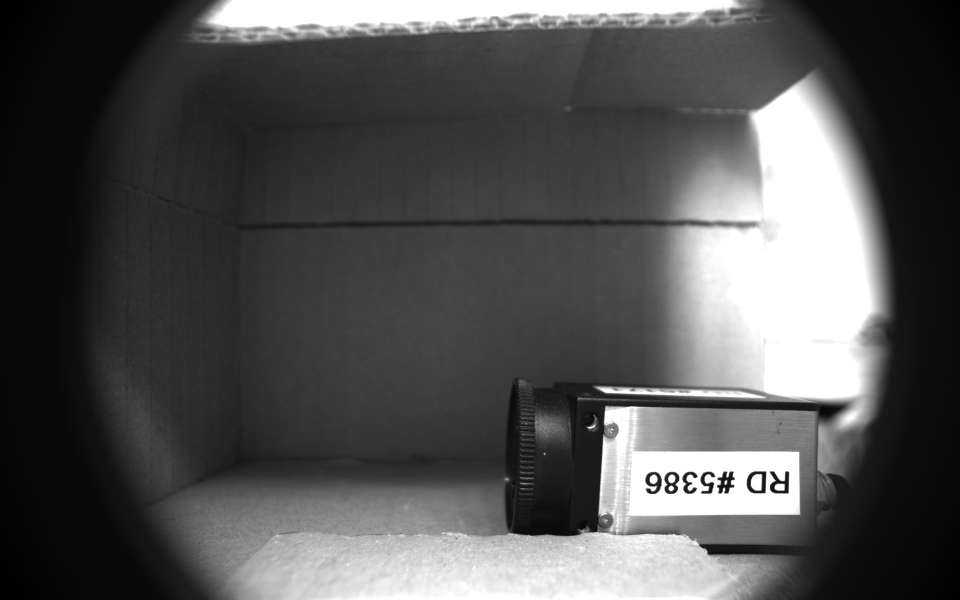
#> input picture images/Dataset_Stripe/1,5ms_k2_26.jpg, 1920 x 1200 px (shown at 1/2 size)
$ python load_frame.py
#> lines starting #> are read from the running program, lines starting #| are printed output that depends on the picture
import logging
import sys
import cv2 as cv

logger = logging.getLogger(__name__)

# function to load and reshape a frame
def load_frame(img_raw):
    try:
        # loading grayscaled image
        img_gs = img_raw[...,0]
        # select ROI and only keep this part
        img_cut = img_gs[300:1075, 150:1790]
        logger.info("frame loading done")
    except Exception as e:
        logger.error(e)
        sys.exit(1)
    return img_cut

if __name__=='__main__':
    img = cv.imread("images/Dataset_Stripe/1,5ms_k2_26.jpg")
#> img is the input picture: shape (1200, 1920, 3); min 0, max 255, mean 82.8
    img = load_frame(img)
#> in load_frame, `img_cut = img_gs[300:1075, 150:1790]`:
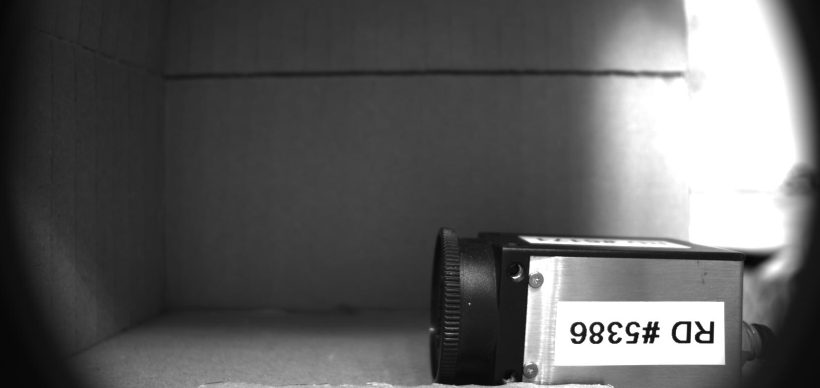
#> img_cut: shape (775, 1640) (shown at 1/2 size); min 0, max 255, mean 93.4
    cv.imwrite("beispiel8.jpg", img)

$ run again, with images/Dataset_Stripe/1,5ms_k2_1.jpg copied over images/Dataset_Stripe/1,5ms_k2_26.jpg
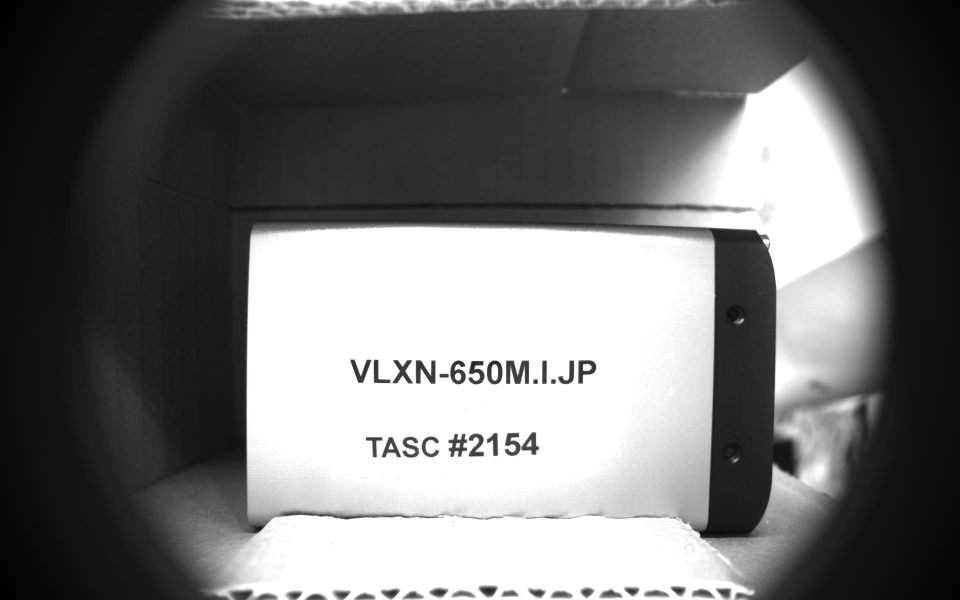
#> input picture images/Dataset_Stripe/1,5ms_k2_1.jpg, 1920 x 1200 px (shown at 1/2 size)
#> img is the input picture: shape (1200, 1920, 3); min 1, max 255, mean 114.8
#> in load_frame, `img_cut = img_gs[300:1075, 150:1790]`:
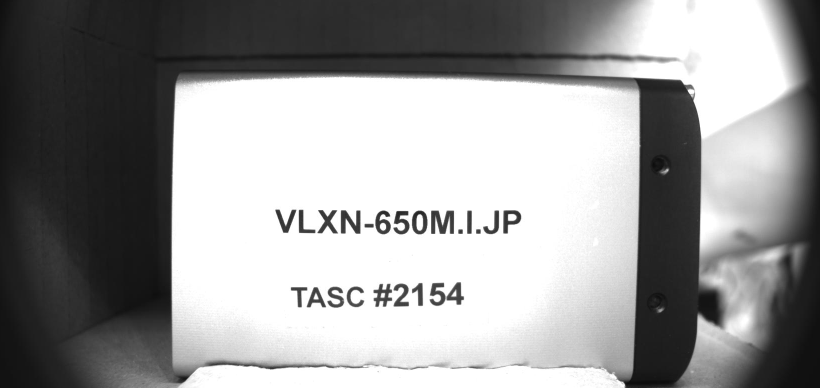
#> img_cut: shape (775, 1640) (shown at 1/2 size); min 9, max 255, mean 152.9

$ run again, with images/Dataset_Stripe/1,5ms_k2_10.jpg copied over images/Dataset_Stripe/1,5ms_k2_26.jpg
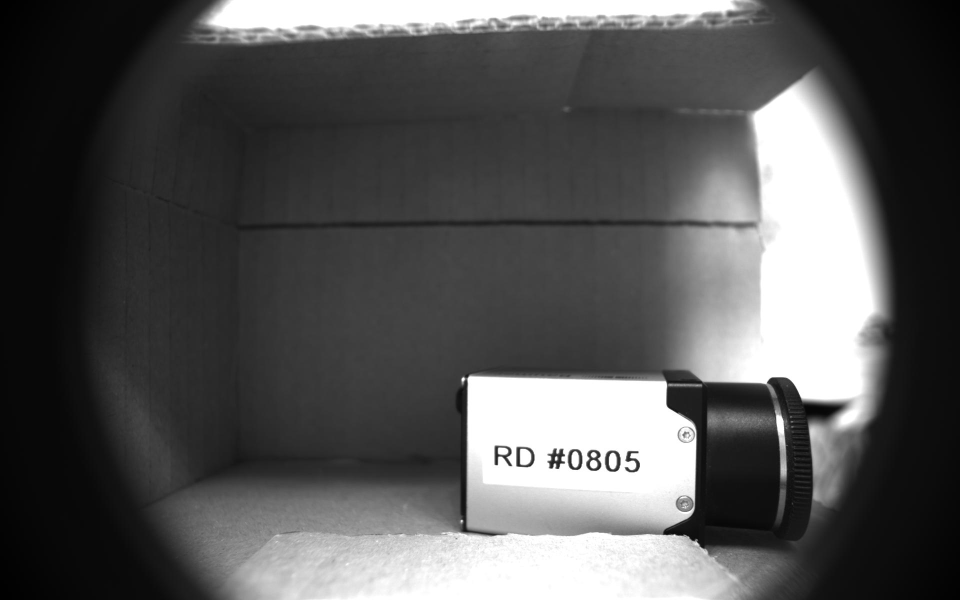
#> input picture images/Dataset_Stripe/1,5ms_k2_10.jpg, 1920 x 1200 px (shown at 1/2 size)
#> img is the input picture: shape (1200, 1920, 3); min 1, max 255, mean 86.2
#> in load_frame, `img_cut = img_gs[300:1075, 150:1790]`:
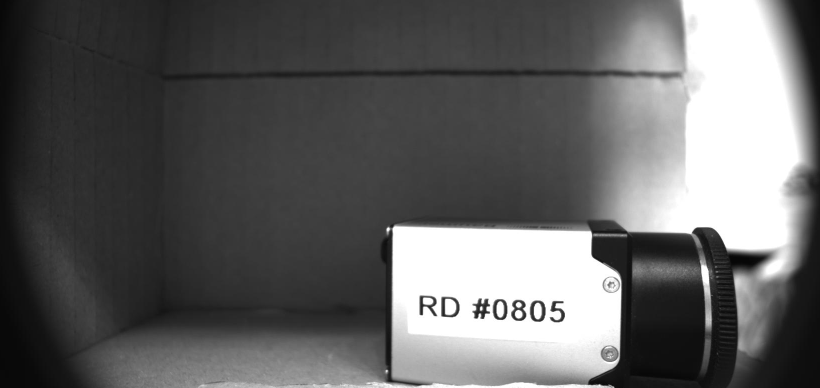
#> img_cut: shape (775, 1640) (shown at 1/2 size); min 1, max 255, mean 97.6
